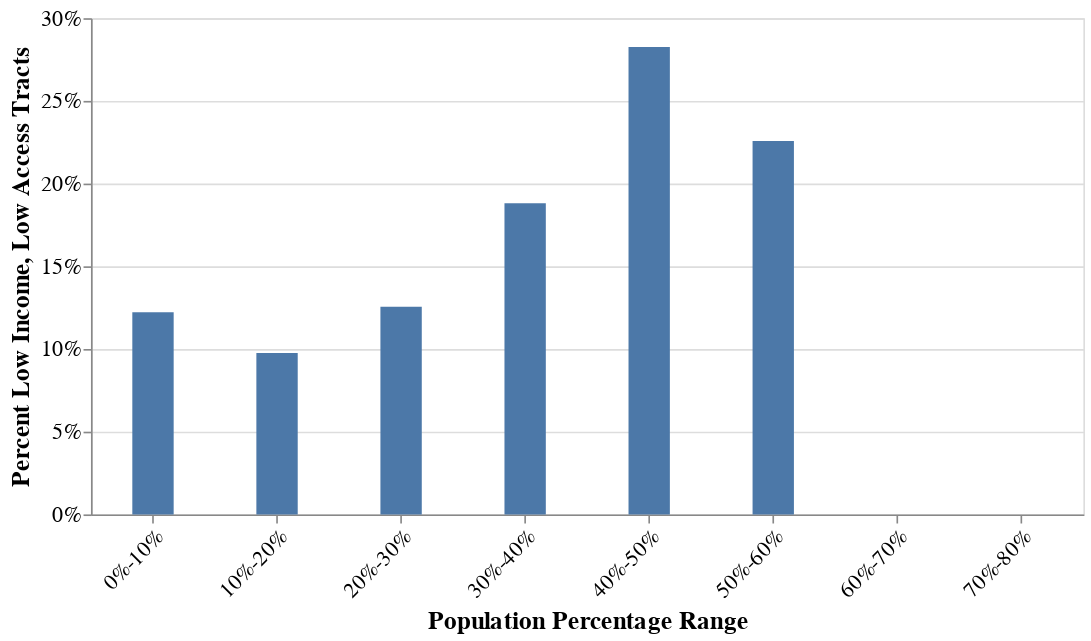

Write notebook code for a chart like this one.
### Code cell
# Visualize
alt.Chart(k).mark_bar(size=25).encode(
    x=alt.X('PopShareRange_:O', title='Population Percentage Range', axis=alt.Axis(labelAngle=-45)),
    y=alt.Y('LILATracts_1And10_mean:Q', axis=alt.Axis(format='%'), title='Percent Low Income, Low Access Tracts'),
).properties(
    height=300,
    width=600
).configure_axis(
    labelFontSize=13,
    titleFontSize=15
)

### Figure 1 — Vega-Lite specification as saved in the notebook (floating-point values rounded to 4 significant figures)
{"config": {"view": {"continuousWidth": 400, "continuousHeight": 300}, "axis": {"labelFontSize": 13, "titleFontSize": 15}}, "data": {"name": "data-c50f7f28298f62bd50d50caaaf12e3aa"}, "mark": {"type": "bar", "size": 25}, "encoding": {"x": {"axis": {"labelAngle": -45}, "field": "PopShareRange_", "title": "Population Percentage Range", "type": "ordinal"}, "y": {"axis": {"format": "%"}, "field": "LILATracts_1And10_mean", "title": "Percent Low Income, Low Access Tracts", "type": "quantitative"}}, "height": 300, "width": 600, "$schema": "https://vega.github.io/schema/vega-lite/v4.17.0.json", "datasets": {"data-c50f7f28298f62bd50d50caaaf12e3aa": [{"PopShareRange_": "0%-10%", "LILATracts_1And10_sum": 312, "LILATracts_1And10_count": 2552, "LILATracts_1And10_mean": 0.1223}, {"PopShareRange_": "10%-20%", "LILATracts_1And10_sum": 1389, "LILATracts_1And10_count": 14240, "LILATracts_1And10_mean": 0.09754}, {"PopShareRange_": "20%-30%", "LILATracts_1And10_sum": 5796, "LILATracts_1And10_count": 46189, "LILATracts_1And10_mean": 0.1255}, {"PopShareRange_": "30%-40%", "LILATracts_1And10_sum": 1691, "LILATracts_1And10_count": 8988, "LILATracts_1And10_mean": 0.1881}, {"PopShareRange_": "40%-50%", "LILATracts_1And10_sum": 91, "LILATracts_1And10_count": 322, "LILATracts_1And10_mean": 0.2826}, {"PopShareRange_": "50%-60%", "LILATracts_1And10_sum": 7, "LILATracts_1And10_count": 31, "LILATracts_1And10_mean": 0.2258}, {"PopShareRange_": "60%-70%", "LILATracts_1And10_sum": 0, "LILATracts_1And10_count": 5, "LILATracts_1And10_mean": 0.0}, {"PopShareRange_": "70%-80%", "LILATracts_1And10_sum": 0, "LILATracts_1And10_count": 1, "LILATracts_1And10_mean": 0.0}, {"PopShareRange_": "80%-90%", "LILATracts_1And10_sum": 0, "LILATracts_1And10_count": 0, "LILATracts_1And10_mean": null}, {"PopShareRange_": "90%-100%", "LILATracts_1And10_sum": 0, "LILATracts_1And10_count": 0, "LILATracts_1And10_mean": null}]}}
